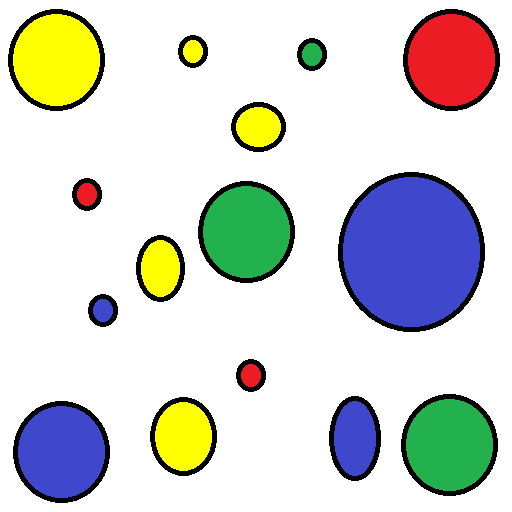
//> input picture Input.png, 512 x 512 px
$ ./cir   (built with g++ and OpenCV 4)
//> lines starting //> are read from the running program, lines starting //| are printed output that depends on the picture; after the words box and inside, x2 and y2 are one past the last pixel; in counts of white or black regions, pixels touching at a corner belong together
#include "opencv2/imgcodecs.hpp"
#include "opencv2/highgui.hpp"
#include "opencv2/imgproc.hpp"
using namespace cv;
using namespace std;
int main()
{
    string image_path1 = "Res/Input.png";
    // Loads an image
    Mat src = imread(image_path1, IMREAD_COLOR);
//> src is the input picture: 512 rows x 512 cols, CV_8UC3; mean B, G, R 207.9, 212.5, 210.1
    // Check if image is loaded fine
    if (src.empty()) {
        printf(" Error opening image\n");

        return EXIT_FAILURE;
    }
    Mat gray;
    cvtColor(src, gray, COLOR_BGR2GRAY);
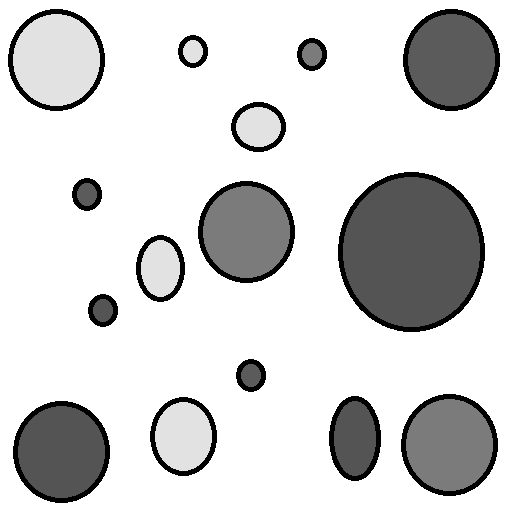
//> gray: 512 rows x 512 cols, CV_8UC1; min 0, max 255, mean 211.2
    medianBlur(gray, gray, 5);
//> gray: 512 rows x 512 cols, CV_8UC1; 21 pixels changed, all inside (x1, y1, x2, y2) = (99, 36, 495, 476)
    vector<Vec3f> circles;
    HoughCircles(gray, circles, HOUGH_GRADIENT, 1,gray.rows / 10,  // change this value to detect circles with different distances to each other
        100, 30, 40, 55 // change the last two parameters
   // (min_radius & max_radius) to detect larger circles
    );
//> circles = 5 circles (x, y, radius): [55.5, 56.5, 48.1], [60.5, 448.5, 48.1], [245.5, 228.5, 48.1], [448.5, 441.5, 48.1], [450.5, 56.5, 48.1]
    for (size_t i = 0; i < circles.size(); i++)
    {
        Vec3i c = circles[i];
        Point center = Point(c[0], c[1]);
        // circle center
        circle(src, center, 1, Scalar(0, 100, 100), 3, LINE_AA);
        // circle outline
        int radius = c[2];
        circle(src, center, radius, Scalar(100, 0, 255), 3, LINE_AA);
    }
//> this loop made 5 passes
//> c on passes 1 to 5: [56, 56, 48], [60, 448, 48], [246, 228, 48], [448, 442, 48], [450, 56, 48]
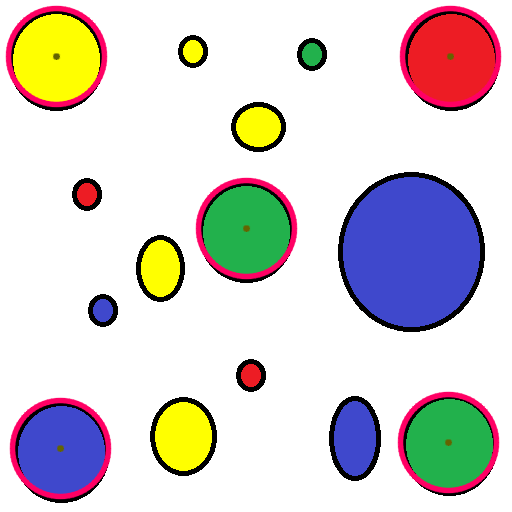
//> src: 512 rows x 512 cols, CV_8UC3; 4.07% of pixels changed, all inside (x1, y1, x2, y2) = (5, 5, 502, 500)
    imshow("detected circles", src);
    waitKey();
    return EXIT_SUCCESS;
}
